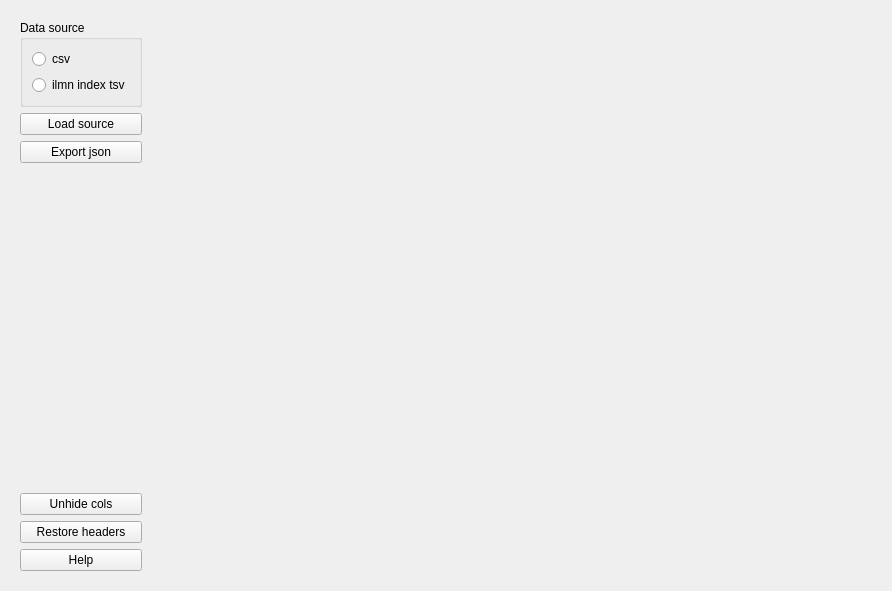
<?xml version="1.0" encoding="UTF-8"?>
<ui version="4.0">
 <class>Form</class>
 <widget class="QWidget" name="Form">
  <property name="geometry">
   <rect>
    <x>0</x>
    <y>0</y>
    <width>892</width>
    <height>591</height>
   </rect>
  </property>
  <property name="windowTitle">
   <string>Form</string>
  </property>
  <layout class="QVBoxLayout" name="verticalLayout">
   <item>
    <layout class="QHBoxLayout" name="horizontalLayout">
     <item>
      <widget class="QWidget" name="widget" native="true">
       <layout class="QVBoxLayout" name="verticalLayout_2">
        <item>
         <widget class="QGroupBox" name="groupBox">
          <property name="title">
           <string>Data source</string>
          </property>
          <layout class="QVBoxLayout" name="verticalLayout_5">
           <item>
            <widget class="QRadioButton" name="csv_radioButton">
             <property name="text">
              <string>csv</string>
             </property>
            </widget>
           </item>
           <item>
            <widget class="QRadioButton" name="ilmn_radioButton">
             <property name="text">
              <string>ilmn index tsv</string>
             </property>
            </widget>
           </item>
          </layout>
         </widget>
        </item>
        <item>
         <widget class="QPushButton" name="load_pushButton">
          <property name="text">
           <string>Load source</string>
          </property>
         </widget>
        </item>
        <item>
         <widget class="QPushButton" name="export_pushButton">
          <property name="text">
           <string>Export json</string>
          </property>
         </widget>
        </item>
        <item>
         <spacer name="verticalSpacer">
          <property name="orientation">
           <enum>Qt::Orientation::Vertical</enum>
          </property>
          <property name="sizeHint" stdset="0">
           <size>
            <width>20</width>
            <height>40</height>
           </size>
          </property>
         </spacer>
        </item>
        <item>
         <widget class="QPushButton" name="unhide_pushButton">
          <property name="text">
           <string>Unhide cols</string>
          </property>
         </widget>
        </item>
        <item>
         <widget class="QPushButton" name="restore_pushButton">
          <property name="text">
           <string>Restore headers</string>
          </property>
         </widget>
        </item>
        <item>
         <widget class="QPushButton" name="help_pushButton">
          <property name="text">
           <string>Help</string>
          </property>
         </widget>
        </item>
       </layout>
      </widget>
     </item>
     <item>
      <widget class="QStackedWidget" name="stackedWidget">
       <property name="sizePolicy">
        <sizepolicy hsizetype="Expanding" vsizetype="Expanding">
         <horstretch>0</horstretch>
         <verstretch>0</verstretch>
        </sizepolicy>
       </property>
       <property name="currentIndex">
        <number>0</number>
       </property>
       <widget class="QWidget" name="data_page_widget">
        <property name="sizePolicy">
         <sizepolicy hsizetype="Expanding" vsizetype="Expanding">
          <horstretch>0</horstretch>
          <verstretch>0</verstretch>
         </sizepolicy>
        </property>
        <layout class="QVBoxLayout" name="verticalLayout_3"/>
       </widget>
       <widget class="QWidget" name="help_page_widget">
        <property name="sizePolicy">
         <sizepolicy hsizetype="Expanding" vsizetype="Expanding">
          <horstretch>0</horstretch>
          <verstretch>0</verstretch>
         </sizepolicy>
        </property>
        <layout class="QVBoxLayout" name="verticalLayout_4">
         <item alignment="Qt::AlignmentFlag::AlignHCenter">
          <widget class="QLabel" name="label_2">
           <property name="text">
            <string>1. select data source</string>
           </property>
          </widget>
         </item>
        </layout>
       </widget>
      </widget>
     </item>
    </layout>
   </item>
  </layout>
 </widget>
 <resources/>
 <connections/>
</ui>
